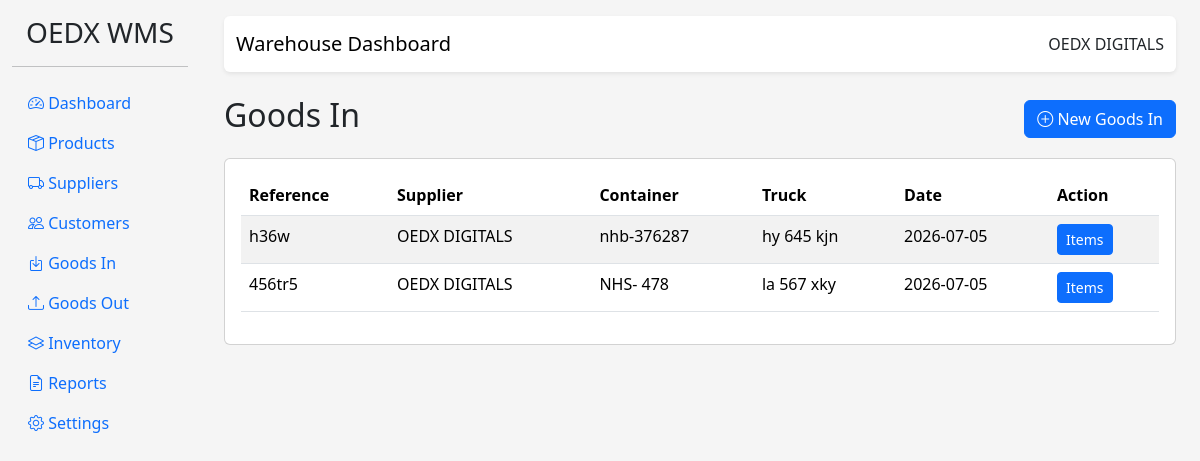
The page /goods-in/ on the database as committed earlier.
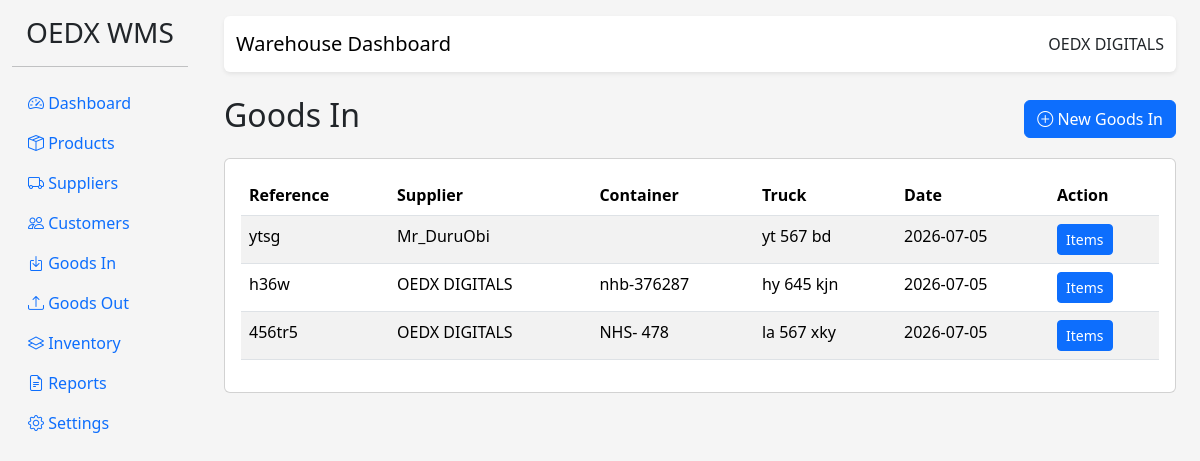
The same page on the database as committed later.
### app/models/goods_in.py (models this page shows, shortened)
class GoodsIn(db.Model):
    __tablename__ = "goods_in"
    id = db.Column(db.Integer, primary_key=True)
    reference_no = db.Column(
        db.String(100),
        unique=True,
        nullable=False
    )
    supplier_id = db.Column(
        db.Integer,
        db.ForeignKey("suppliers.id"),
        nullable=False
    )
    container_number = db.Column(db.String(100))
    truck_number = db.Column(db.String(100))
    driver_name = db.Column(db.String(100))
    received_by = db.Column(db.String(100))
    received_date = db.Column(
        db.DateTime,
        default=datetime.utcnow
    )
    remarks = db.Column(db.Text)
    items = db.relationship(
        "GoodsInItem",
        backref="goods_in",
        lazy=True,
        cascade="all, delete-orphan"
    )

### app/models/supplier.py (models this page shows, shortened)
class Supplier(db.Model):
    __tablename__ = "suppliers"
    id = db.Column(db.Integer, primary_key=True)
    company_name = db.Column(
        db.String(150),
        nullable=False
    )
    contact_person = db.Column(db.String(100))
    phone = db.Column(db.String(50))
    email = db.Column(db.String(100))
    address = db.Column(db.Text)
    goods_in = db.relationship(
        "GoodsIn",
        backref="supplier",
        lazy=True
    )
    batches = db.relationship(
        "Batch",
        backref="supplier",
        lazy=True
    )

### app/blueprints/goods_in.py (the view)
@goods_in_bp.route("/")
def index():
    records = GoodsIn.query.order_by(GoodsIn.id.desc()).all()
    return render_template(
        "goods_in/list.html",
        records=records,
    )

### templates/goods_in/list.html
{% extends "base.html" %}
{% block content %}
<div class="d-flex justify-content-between align-items-center mb-3">
    <h2>Goods In</h2>
    <a href="{{ url_for('goods_in.new') }}"
       class="btn btn-primary">
        <i class="bi bi-plus-circle"></i>
        New Goods In
    </a>
</div>
<div class="card">
<div class="card-body">
<table class="table table-striped">
<thead>
<tr>
<th>Reference</th>
<th>Supplier</th>
<th>Container</th>
<th>Truck</th>
<th>Date</th>
<th>Action</th>
</tr>
</thead>
<tbody>
{% for record in records %}
<tr>
    <td>{{ record.reference_no }}</td>
    <td>
        {% if record.supplier_id %}
            {{ record.supplier.company_name if record.supplier else "-" }}
        {% else %}
            -
        {% endif %}
    </td>
    <td>{{ record.container_number }}</td>
    <td>{{ record.truck_number }}</td>
    <td>{{ record.received_date.strftime("%Y-%m-%d") }}</td>
    <td>
	<a href="{{ url_for('goods_in.items', goods_in_id=record.id) }}"
	class="btn btn-primary btn-sm">
	Items
	</a>
    </td>
</tr>
{% else %}
<tr>
    <td colspan="6" class="text-center">
        No Goods In records.
    </td>
</tr>
{% endfor %}
</tbody>
</table>
</div>
</div>
{% endblock %}

Rows that differ between the two databases and show on the page:
added GoodsIn: reference_no "ytsg", supplier "Mr_DuruObi", truck_number "yt 567 bd", received_date "2026-07-05"
